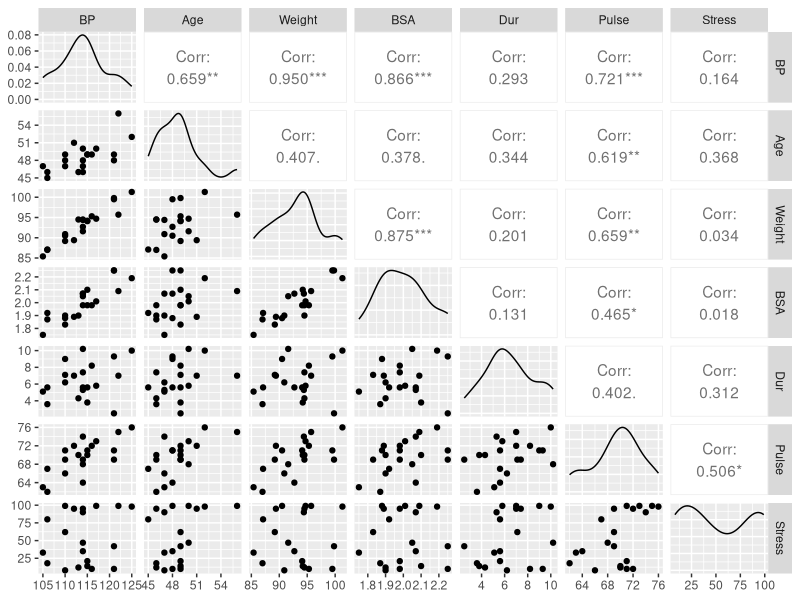
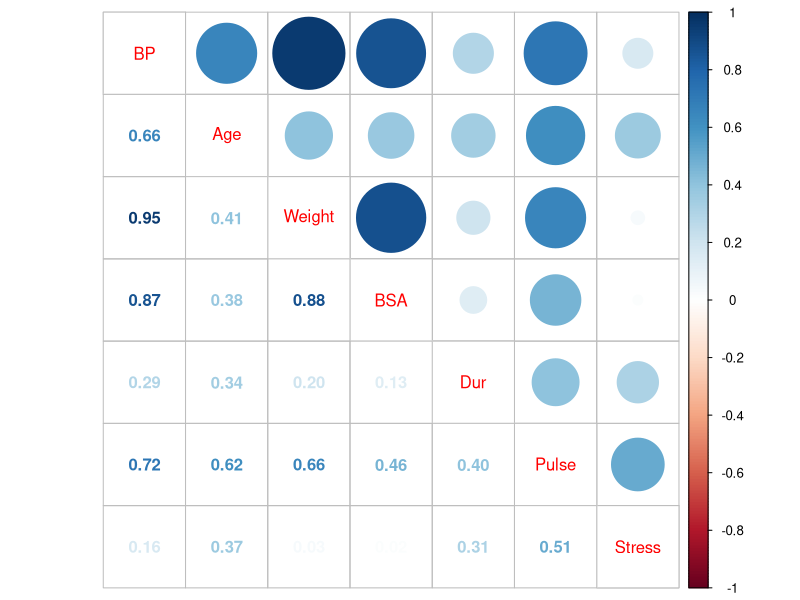

The R script that drew these images, in order:
setwd("D:\\Data science  notes\\Data To Be Shared Before Class\\MLR\\Multicollinearity")
dataset = read.csv('bloodpress.csv')
View(dataset)
dataset = dataset[,-1]

# Pair plots
library(GGally)
ggpairs(dataset)

# Correlation plot
library(corrplot)
M = cor(dataset)
corrplot.mixed(M)

# MLR
regressor = lm(BP ~ ., data = dataset)
summary(regressor)
anova(regressor)

# VIF
library(car)
vif(regressor)
#vif values--factors by which the se/variances of the independent variable are inflated.

# Validating the VIF values
regressor2 = lm(Weight ~ Age + BSA + Dur + Pulse + Stress, data = dataset)
summary(regressor2)
##formula for vif=1/(1-R2)
# Rerunning the model after removing the correlated variables BSA and Pulse
regressor3 = lm(BP ~ Age + Weight + Dur + Stress, data = dataset)
summary(regressor3)
vif(regressor3)
